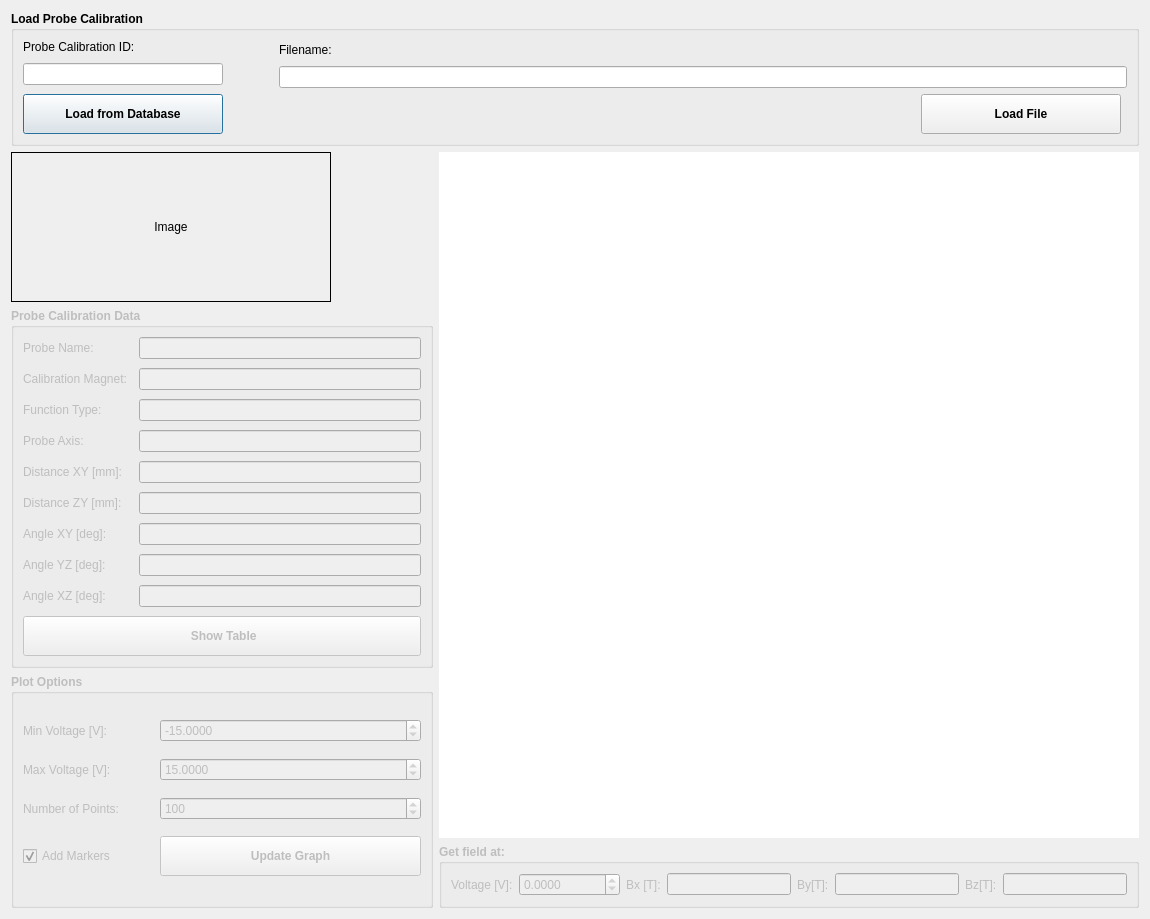
<?xml version="1.0" encoding="UTF-8"?>
<ui version="4.0">
 <class>selectcalibration_dl</class>
 <widget class="QDialog" name="selectcalibration_dl">
  <property name="geometry">
   <rect>
    <x>0</x>
    <y>0</y>
    <width>1150</width>
    <height>919</height>
   </rect>
  </property>
  <property name="windowTitle">
   <string>Select Calibration</string>
  </property>
  <layout class="QGridLayout" name="gridLayout_2">
   <item row="0" column="0" colspan="2">
    <widget class="QGroupBox" name="groupBox_2">
     <property name="sizePolicy">
      <sizepolicy hsizetype="Preferred" vsizetype="Maximum">
       <horstretch>0</horstretch>
       <verstretch>0</verstretch>
      </sizepolicy>
     </property>
     <property name="font">
      <font>
       <weight>75</weight>
       <bold>true</bold>
      </font>
     </property>
     <property name="title">
      <string>Load Probe Calibration</string>
     </property>
     <layout class="QGridLayout" name="gridLayout_3">
      <item row="0" column="0">
       <widget class="QLabel" name="label_17">
        <property name="font">
         <font>
          <weight>50</weight>
          <bold>false</bold>
         </font>
        </property>
        <property name="text">
         <string>Probe Calibration ID:</string>
        </property>
       </widget>
      </item>
      <item row="0" column="2" rowspan="2" colspan="2">
       <widget class="QLabel" name="label_18">
        <property name="sizePolicy">
         <sizepolicy hsizetype="Maximum" vsizetype="Preferred">
          <horstretch>0</horstretch>
          <verstretch>0</verstretch>
         </sizepolicy>
        </property>
        <property name="font">
         <font>
          <weight>50</weight>
          <bold>false</bold>
         </font>
        </property>
        <property name="text">
         <string>Filename:</string>
        </property>
       </widget>
      </item>
      <item row="1" column="0" rowspan="2">
       <widget class="QLineEdit" name="idn_le">
        <property name="sizePolicy">
         <sizepolicy hsizetype="Preferred" vsizetype="Fixed">
          <horstretch>0</horstretch>
          <verstretch>0</verstretch>
         </sizepolicy>
        </property>
        <property name="maximumSize">
         <size>
          <width>250</width>
          <height>16777215</height>
         </size>
        </property>
        <property name="font">
         <font>
          <weight>50</weight>
          <bold>false</bold>
         </font>
        </property>
       </widget>
      </item>
      <item row="2" column="1" rowspan="2">
       <spacer name="horizontalSpacer">
        <property name="orientation">
         <enum>Qt::Horizontal</enum>
        </property>
        <property name="sizeType">
         <enum>QSizePolicy::Fixed</enum>
        </property>
        <property name="sizeHint" stdset="0">
         <size>
          <width>50</width>
          <height>20</height>
         </size>
        </property>
       </spacer>
      </item>
      <item row="3" column="0">
       <widget class="QPushButton" name="loaddb_btn">
        <property name="minimumSize">
         <size>
          <width>200</width>
          <height>40</height>
         </size>
        </property>
        <property name="maximumSize">
         <size>
          <width>250</width>
          <height>16777215</height>
         </size>
        </property>
        <property name="text">
         <string>Load from Database</string>
        </property>
       </widget>
      </item>
      <item row="3" column="2">
       <spacer name="horizontalSpacer_2">
        <property name="orientation">
         <enum>Qt::Horizontal</enum>
        </property>
        <property name="sizeHint" stdset="0">
         <size>
          <width>40</width>
          <height>20</height>
         </size>
        </property>
       </spacer>
      </item>
      <item row="3" column="3">
       <widget class="QPushButton" name="loadfile_btn">
        <property name="minimumSize">
         <size>
          <width>200</width>
          <height>40</height>
         </size>
        </property>
        <property name="text">
         <string>Load File</string>
        </property>
       </widget>
      </item>
      <item row="2" column="2" colspan="3">
       <widget class="QLineEdit" name="filename_le">
        <property name="font">
         <font>
          <weight>50</weight>
          <bold>false</bold>
         </font>
        </property>
       </widget>
      </item>
     </layout>
    </widget>
   </item>
   <item row="1" column="1" rowspan="3">
    <widget class="PlotWidget" name="viewdata_pw">
     <property name="minimumSize">
      <size>
       <width>700</width>
       <height>600</height>
      </size>
     </property>
     <property name="frameShape">
      <enum>QFrame::NoFrame</enum>
     </property>
     <property name="backgroundBrush">
      <brush brushstyle="SolidPattern">
       <color alpha="255">
        <red>255</red>
        <green>255</green>
        <blue>255</blue>
       </color>
      </brush>
     </property>
     <property name="foregroundBrush">
      <brush brushstyle="NoBrush">
       <color alpha="255">
        <red>0</red>
        <green>0</green>
        <blue>0</blue>
       </color>
      </brush>
     </property>
    </widget>
   </item>
   <item row="2" column="0">
    <widget class="QGroupBox" name="calibrationdata_gb">
     <property name="enabled">
      <bool>false</bool>
     </property>
     <property name="font">
      <font>
       <weight>75</weight>
       <bold>true</bold>
      </font>
     </property>
     <property name="title">
      <string>Probe Calibration Data</string>
     </property>
     <layout class="QGridLayout" name="gridLayout">
      <property name="horizontalSpacing">
       <number>6</number>
      </property>
      <property name="verticalSpacing">
       <number>9</number>
      </property>
      <item row="8" column="0" colspan="2">
       <widget class="QLabel" name="label_15">
        <property name="font">
         <font>
          <weight>50</weight>
          <bold>false</bold>
         </font>
        </property>
        <property name="text">
         <string>Angle XZ [deg]:</string>
        </property>
       </widget>
      </item>
      <item row="7" column="0" colspan="2">
       <widget class="QLabel" name="label_14">
        <property name="font">
         <font>
          <weight>50</weight>
          <bold>false</bold>
         </font>
        </property>
        <property name="text">
         <string>Angle YZ [deg]:</string>
        </property>
       </widget>
      </item>
      <item row="5" column="2">
       <widget class="QLineEdit" name="distancezy_le">
        <property name="font">
         <font>
          <weight>50</weight>
          <bold>false</bold>
         </font>
        </property>
        <property name="readOnly">
         <bool>true</bool>
        </property>
       </widget>
      </item>
      <item row="2" column="0">
       <widget class="QLabel" name="label_2">
        <property name="font">
         <font>
          <weight>50</weight>
          <bold>false</bold>
         </font>
        </property>
        <property name="text">
         <string>Function Type:</string>
        </property>
       </widget>
      </item>
      <item row="4" column="0" colspan="2">
       <widget class="QLabel" name="label_3">
        <property name="font">
         <font>
          <weight>50</weight>
          <bold>false</bold>
         </font>
        </property>
        <property name="text">
         <string>Distance XY [mm]:</string>
        </property>
        <property name="alignment">
         <set>Qt::AlignLeading|Qt::AlignLeft|Qt::AlignVCenter</set>
        </property>
       </widget>
      </item>
      <item row="6" column="0" colspan="2">
       <widget class="QLabel" name="label_13">
        <property name="font">
         <font>
          <weight>50</weight>
          <bold>false</bold>
         </font>
        </property>
        <property name="text">
         <string>Angle XY [deg]:</string>
        </property>
       </widget>
      </item>
      <item row="9" column="0" colspan="3">
       <widget class="QPushButton" name="showtable_btn">
        <property name="enabled">
         <bool>false</bool>
        </property>
        <property name="minimumSize">
         <size>
          <width>0</width>
          <height>40</height>
         </size>
        </property>
        <property name="font">
         <font>
          <weight>75</weight>
          <bold>true</bold>
         </font>
        </property>
        <property name="text">
         <string> Show Table</string>
        </property>
        <property name="icon">
         <iconset>
          <normaloff>../../resources/img/table.png</normaloff>../../resources/img/table.png</iconset>
        </property>
        <property name="iconSize">
         <size>
          <width>16</width>
          <height>16</height>
         </size>
        </property>
       </widget>
      </item>
      <item row="8" column="2">
       <widget class="QLineEdit" name="anglexz_le">
        <property name="font">
         <font>
          <weight>50</weight>
          <bold>false</bold>
         </font>
        </property>
        <property name="readOnly">
         <bool>true</bool>
        </property>
       </widget>
      </item>
      <item row="6" column="2">
       <widget class="QLineEdit" name="anglexy_le">
        <property name="font">
         <font>
          <weight>50</weight>
          <bold>false</bold>
         </font>
        </property>
        <property name="readOnly">
         <bool>true</bool>
        </property>
       </widget>
      </item>
      <item row="1" column="0">
       <widget class="QLabel" name="label">
        <property name="font">
         <font>
          <weight>50</weight>
          <bold>false</bold>
         </font>
        </property>
        <property name="text">
         <string>Calibration Magnet:</string>
        </property>
       </widget>
      </item>
      <item row="3" column="0">
       <widget class="QLabel" name="label_11">
        <property name="font">
         <font>
          <weight>50</weight>
          <bold>false</bold>
         </font>
        </property>
        <property name="text">
         <string>Probe Axis:</string>
        </property>
       </widget>
      </item>
      <item row="5" column="0" colspan="2">
       <widget class="QLabel" name="label_4">
        <property name="font">
         <font>
          <weight>50</weight>
          <bold>false</bold>
         </font>
        </property>
        <property name="text">
         <string>Distance ZY [mm]:</string>
        </property>
        <property name="alignment">
         <set>Qt::AlignLeading|Qt::AlignLeft|Qt::AlignVCenter</set>
        </property>
       </widget>
      </item>
      <item row="4" column="2">
       <widget class="QLineEdit" name="distancexy_le">
        <property name="font">
         <font>
          <weight>50</weight>
          <bold>false</bold>
         </font>
        </property>
        <property name="readOnly">
         <bool>true</bool>
        </property>
       </widget>
      </item>
      <item row="7" column="2">
       <widget class="QLineEdit" name="angleyz_le">
        <property name="font">
         <font>
          <weight>50</weight>
          <bold>false</bold>
         </font>
        </property>
        <property name="readOnly">
         <bool>true</bool>
        </property>
       </widget>
      </item>
      <item row="0" column="0">
       <widget class="QLabel" name="label_19">
        <property name="font">
         <font>
          <weight>50</weight>
          <bold>false</bold>
         </font>
        </property>
        <property name="text">
         <string>Probe Name:</string>
        </property>
       </widget>
      </item>
      <item row="3" column="2">
       <widget class="QLineEdit" name="probe_axis_le">
        <property name="font">
         <font>
          <weight>50</weight>
          <bold>false</bold>
         </font>
        </property>
        <property name="readOnly">
         <bool>true</bool>
        </property>
       </widget>
      </item>
      <item row="2" column="2">
       <widget class="QLineEdit" name="function_type_le">
        <property name="font">
         <font>
          <weight>50</weight>
          <bold>false</bold>
         </font>
        </property>
        <property name="readOnly">
         <bool>true</bool>
        </property>
       </widget>
      </item>
      <item row="1" column="2">
       <widget class="QLineEdit" name="calibration_magnet_le">
        <property name="font">
         <font>
          <weight>50</weight>
          <bold>false</bold>
         </font>
        </property>
       </widget>
      </item>
      <item row="0" column="2">
       <widget class="QLineEdit" name="probe_name_le">
        <property name="font">
         <font>
          <weight>50</weight>
          <bold>false</bold>
         </font>
        </property>
       </widget>
      </item>
     </layout>
    </widget>
   </item>
   <item row="3" column="0" rowspan="2">
    <widget class="QGroupBox" name="plotoptions_gb">
     <property name="enabled">
      <bool>false</bool>
     </property>
     <property name="font">
      <font>
       <weight>75</weight>
       <bold>true</bold>
      </font>
     </property>
     <property name="title">
      <string>Plot Options</string>
     </property>
     <layout class="QGridLayout" name="gridLayout_4">
      <property name="horizontalSpacing">
       <number>6</number>
      </property>
      <property name="verticalSpacing">
       <number>0</number>
      </property>
      <property name="margin">
       <number>9</number>
      </property>
      <item row="0" column="0">
       <widget class="QLabel" name="label_7">
        <property name="font">
         <font>
          <weight>50</weight>
          <bold>false</bold>
         </font>
        </property>
        <property name="text">
         <string>Min Voltage [V]:</string>
        </property>
       </widget>
      </item>
      <item row="0" column="1" colspan="2">
       <widget class="QDoubleSpinBox" name="voltagemin_sb">
        <property name="font">
         <font>
          <weight>50</weight>
          <bold>false</bold>
         </font>
        </property>
        <property name="decimals">
         <number>4</number>
        </property>
        <property name="minimum">
         <double>-100000.000000000000000</double>
        </property>
        <property name="maximum">
         <double>100000.000000000000000</double>
        </property>
        <property name="value">
         <double>-15.000000000000000</double>
        </property>
       </widget>
      </item>
      <item row="1" column="0">
       <widget class="QLabel" name="label_6">
        <property name="font">
         <font>
          <weight>50</weight>
          <bold>false</bold>
         </font>
        </property>
        <property name="text">
         <string>Max Voltage [V]:</string>
        </property>
       </widget>
      </item>
      <item row="1" column="1" colspan="2">
       <widget class="QDoubleSpinBox" name="voltagemax_sb">
        <property name="font">
         <font>
          <weight>50</weight>
          <bold>false</bold>
         </font>
        </property>
        <property name="decimals">
         <number>4</number>
        </property>
        <property name="minimum">
         <double>-100000.000000000000000</double>
        </property>
        <property name="maximum">
         <double>100000.000000000000000</double>
        </property>
        <property name="value">
         <double>15.000000000000000</double>
        </property>
       </widget>
      </item>
      <item row="2" column="0">
       <widget class="QLabel" name="label_16">
        <property name="font">
         <font>
          <weight>50</weight>
          <bold>false</bold>
         </font>
        </property>
        <property name="text">
         <string>Number of Points:</string>
        </property>
       </widget>
      </item>
      <item row="2" column="1" colspan="2">
       <widget class="QSpinBox" name="voltagenpts_sb">
        <property name="font">
         <font>
          <weight>50</weight>
          <bold>false</bold>
         </font>
        </property>
        <property name="maximum">
         <number>10000</number>
        </property>
        <property name="value">
         <number>100</number>
        </property>
       </widget>
      </item>
      <item row="3" column="0">
       <widget class="QCheckBox" name="addmarkers_chb">
        <property name="font">
         <font>
          <weight>50</weight>
          <bold>false</bold>
         </font>
        </property>
        <property name="text">
         <string>Add Markers</string>
        </property>
        <property name="checked">
         <bool>true</bool>
        </property>
       </widget>
      </item>
      <item row="3" column="1" colspan="2">
       <widget class="QPushButton" name="updategraph_btn">
        <property name="enabled">
         <bool>false</bool>
        </property>
        <property name="sizePolicy">
         <sizepolicy hsizetype="Preferred" vsizetype="Fixed">
          <horstretch>0</horstretch>
          <verstretch>0</verstretch>
         </sizepolicy>
        </property>
        <property name="minimumSize">
         <size>
          <width>0</width>
          <height>40</height>
         </size>
        </property>
        <property name="font">
         <font>
          <weight>75</weight>
          <bold>true</bold>
         </font>
        </property>
        <property name="text">
         <string>Update Graph</string>
        </property>
       </widget>
      </item>
     </layout>
    </widget>
   </item>
   <item row="4" column="1">
    <widget class="QGroupBox" name="getfield_gb">
     <property name="enabled">
      <bool>false</bool>
     </property>
     <property name="sizePolicy">
      <sizepolicy hsizetype="Preferred" vsizetype="Maximum">
       <horstretch>0</horstretch>
       <verstretch>0</verstretch>
      </sizepolicy>
     </property>
     <property name="font">
      <font>
       <weight>75</weight>
       <bold>true</bold>
      </font>
     </property>
     <property name="title">
      <string>Get field at:</string>
     </property>
     <layout class="QHBoxLayout" name="horizontalLayout">
      <property name="spacing">
       <number>6</number>
      </property>
      <property name="margin">
       <number>9</number>
      </property>
      <item>
       <widget class="QLabel" name="label_8">
        <property name="font">
         <font>
          <weight>50</weight>
          <bold>false</bold>
         </font>
        </property>
        <property name="text">
         <string>Voltage [V]:</string>
        </property>
       </widget>
      </item>
      <item>
       <widget class="QDoubleSpinBox" name="voltage_sb">
        <property name="font">
         <font>
          <weight>50</weight>
          <bold>false</bold>
         </font>
        </property>
        <property name="decimals">
         <number>4</number>
        </property>
        <property name="minimum">
         <double>-100000.000000000000000</double>
        </property>
        <property name="maximum">
         <double>100000.000000000000000</double>
        </property>
        <property name="value">
         <double>0.000000000000000</double>
        </property>
       </widget>
      </item>
      <item>
       <widget class="QLabel" name="label_9">
        <property name="font">
         <font>
          <weight>50</weight>
          <bold>false</bold>
         </font>
        </property>
        <property name="text">
         <string>Bx [T]:</string>
        </property>
       </widget>
      </item>
      <item>
       <widget class="QLineEdit" name="fieldx_le">
        <property name="font">
         <font>
          <weight>50</weight>
          <bold>false</bold>
         </font>
        </property>
        <property name="readOnly">
         <bool>true</bool>
        </property>
       </widget>
      </item>
      <item>
       <widget class="QLabel" name="label_10">
        <property name="font">
         <font>
          <weight>50</weight>
          <bold>false</bold>
         </font>
        </property>
        <property name="text">
         <string>By[T]:</string>
        </property>
       </widget>
      </item>
      <item>
       <widget class="QLineEdit" name="fieldy_le">
        <property name="font">
         <font>
          <weight>50</weight>
          <bold>false</bold>
         </font>
        </property>
        <property name="readOnly">
         <bool>true</bool>
        </property>
       </widget>
      </item>
      <item>
       <widget class="QLabel" name="label_12">
        <property name="font">
         <font>
          <weight>50</weight>
          <bold>false</bold>
         </font>
        </property>
        <property name="text">
         <string>Bz[T]:</string>
        </property>
       </widget>
      </item>
      <item>
       <widget class="QLineEdit" name="fieldz_le">
        <property name="font">
         <font>
          <weight>50</weight>
          <bold>false</bold>
         </font>
        </property>
        <property name="readOnly">
         <bool>true</bool>
        </property>
       </widget>
      </item>
     </layout>
    </widget>
   </item>
   <item row="1" column="0">
    <widget class="QLabel" name="label_5">
     <property name="sizePolicy">
      <sizepolicy hsizetype="Maximum" vsizetype="Maximum">
       <horstretch>0</horstretch>
       <verstretch>0</verstretch>
      </sizepolicy>
     </property>
     <property name="minimumSize">
      <size>
       <width>320</width>
       <height>150</height>
      </size>
     </property>
     <property name="frameShape">
      <enum>QFrame::Box</enum>
     </property>
     <property name="text">
      <string>Image</string>
     </property>
     <property name="alignment">
      <set>Qt::AlignCenter</set>
     </property>
    </widget>
   </item>
  </layout>
 </widget>
 <customwidgets>
  <customwidget>
   <class>PlotWidget</class>
   <extends>QGraphicsView</extends>
   <header location="global">pyqtgraph</header>
  </customwidget>
 </customwidgets>
 <resources/>
 <connections/>
</ui>
